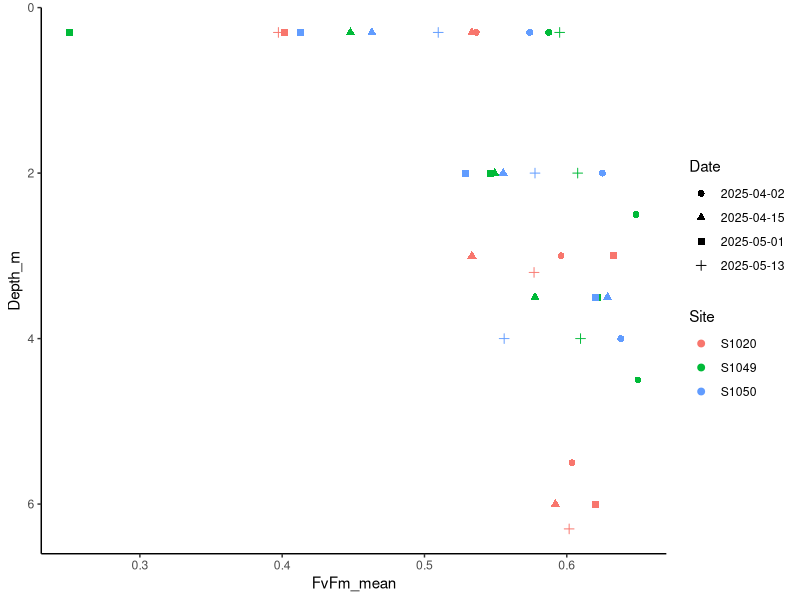
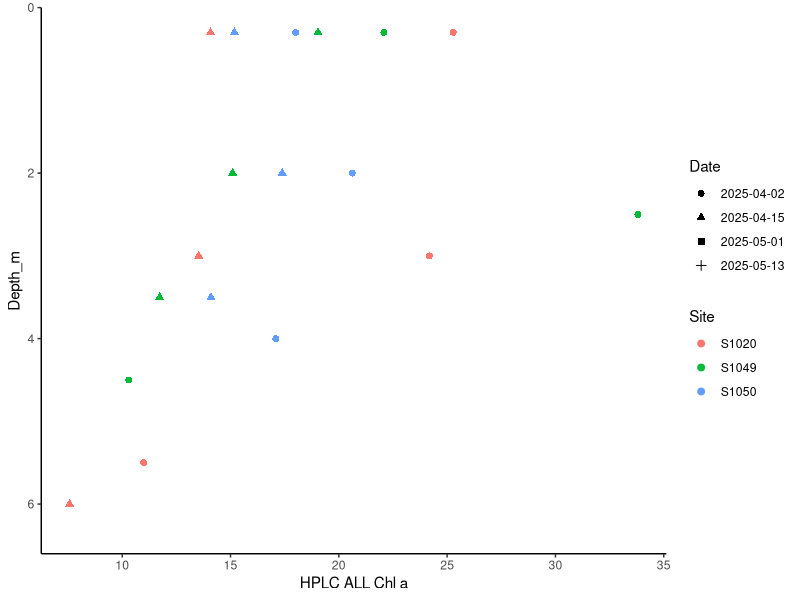

These charts were generated, in order, by the following R code:
# 2025-05-14
# CDS

# Plotting PAM data

library(tidyverse)
library(dplyr)
library(ggplot2)
library(readxl)


# Read in Data

data = read_xlsx("Data/2025_master.xlsx")


# find mean Fv/Fm

data = data %>% 
  mutate(FvFm_mean = rowMeans(select(., FvFm_1, FvFm_2, FvFm_3), na.rm = TRUE))

data = data %>% 
  mutate(Date = factor(Date))




# Plot PAM at depth with different sites highlighted

ggplot(data, aes(x=FvFm_mean, y=Depth_m, shape = Date, color = Site)) +
  geom_point(size=2) +
  scale_y_reverse() +
  theme_classic()



# Plot chl a at depth with different sites highlighted

ggplot(data, aes(x=`HPLC ALL Chl a`, y=Depth_m, shape = Date, color = Site)) +
  geom_point(size=2) +
  scale_y_reverse() +
  theme_classic()

chl = filter(data, Date == c("2025-04-02", "2025-04-15"))
